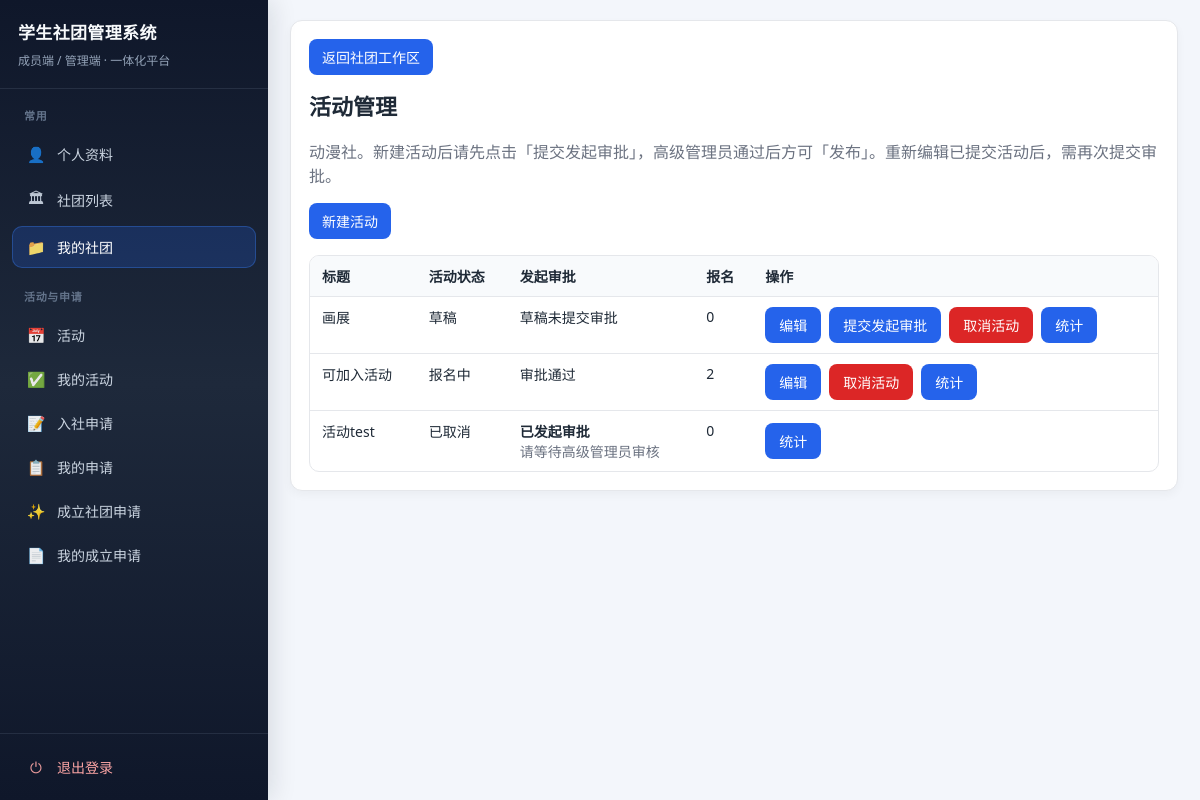
Screenshot of /my-clubs/2/activities/ (signed in) with the database file from the repository.
### club/models.py (models this page shows, shortened)
class ClubInfo(models.Model):
    name = models.CharField(max_length=128, default="学生社团")
    intro = models.TextField(blank=True)
    charter = models.TextField(blank=True)
    contact = models.CharField(max_length=128, blank=True)
    logo_url = models.URLField("标志图片链接", blank=True)
    logo = models.ImageField("标志图片（上传）", upload_to="club_logos/", blank=True)
    principal = models.CharField(max_length=64, blank=True)

class Activity(models.Model):
    club = models.ForeignKey(
        "ClubInfo",
        on_delete=models.CASCADE,
        null=True,
        blank=True,
        related_name="activities",
    )
    title = models.CharField(max_length=128)
    description = models.TextField(blank=True)
    location = models.CharField(max_length=128)
    start_time = models.DateTimeField()
    end_time = models.DateTimeField()
    signup_deadline = models.DateTimeField()
    status = models.CharField(max_length=16, choices=ActivityStatus.choices, default=ActivityStatus.DRAFT)
    owner = models.ForeignKey(settings.AUTH_USER_MODEL, on_delete=models.SET_NULL, null=True, related_name="owned_activities")
    launch_approval_status = models.CharField(
        max_length=20,
        choices=ActivityLaunchApprovalStatus.choices,
        default=ActivityLaunchApprovalStatus.APPROVED,
        help_text="新建活动由社长/副社长提交后进入待高级管理员审批；历史数据默认为已通过。",
    )
    launch_review_comment = models.TextField(blank=True)
    launch_reviewed_by = models.ForeignKey(
        settings.AUTH_USER_MODEL,
        on_delete=models.SET_NULL,
        null=True,
        blank=True,
        related_name="reviewed_activity_launches",
    )
    launch_reviewed_at = models.DateTimeField(null=True, blank=True)
    class Meta:
        ordering = ["-start_time"]

### club/views.py (the view)
# urls.py: path("my-clubs/<int:club_pk>/activities/", views.activity_manage, name="club_activity_manage"),
@login_required
def activity_manage(request, club_pk=None):
    club_o = _require_leader_club(request.user.memberprofile, club_pk)
    activities = (
        Activity.objects.filter(club=club_o)
        .annotate(reg_count=Count("registrations"))
        .order_by("-start_time")
    )
    return render(request, "club/activity_manage.html", {"club": club_o, "activities": activities})

### club/views.py (called while the page is built)
def _get_joined_club_ids(profile):
    club_ids = set(profile.memberships.filter(is_active=True).values_list("club_id", flat=True))
    club_ids.update(
        profile.assignments.filter(is_active=True, department__club__isnull=False).values_list("department__club_id", flat=True)
    )
    if profile.club_id:
        club_ids.add(profile.club_id)
    return sorted(cid for cid in club_ids if cid)

def _get_manageable_club_ids(profile):
    club_ids = set(
        profile.assignments.filter(
            is_active=True,
            department__club__isnull=False,
            position__name__in=CLUB_LEADER_POSITIONS,
        ).values_list("department__club_id", flat=True)
    )
    if profile.role == RoleChoices.CLUB_ADMIN and profile.club_id:
        club_ids.add(profile.club_id)
    return sorted(cid for cid in club_ids if cid)

def _get_profile_club_identity(profile, club):
    if not club:
        return None
    position_names = set(
        profile.assignments.filter(
            is_active=True,
            department__club=club,
            position__name__in=CLUB_LEADER_POSITIONS,
        ).values_list("position__name", flat=True)
    )
    if Position.NameChoices.PRESIDENT in position_names:
        return "president"
    if Position.NameChoices.VICE_PRESIDENT in position_names:
        return "vice_president"
    if club.pk in _get_joined_club_ids(profile):
        return "member"
    return None

def _require_manageable_club(profile, club_pk=None):
    club = get_object_or_404(ClubInfo, pk=club_pk) if club_pk else _get_primary_manageable_club(profile)
    if not club:
        raise PermissionDenied("当前账号没有可管理的社团")
    if club.pk not in _get_manageable_club_ids(profile):
        raise PermissionDenied("无权管理该社团")
    return club

def _require_leader_club(profile, club_pk=None):
    club = _require_manageable_club(profile, club_pk)
    if _get_profile_club_identity(profile, club) not in {"president", "vice_president"}:
        raise PermissionDenied("仅社长或副社长可操作")
    return club

def get_unviewed_visible_notices(user, club=None):
    profile = user.memberprofile
    if profile.role == RoleChoices.SUPER_ADMIN:
        return Notice.objects.none()
    return get_visible_notices(user, club=club).exclude(views__profile=profile)

### templates/club/activity_manage.html (shortened to what this page needs)
{% extends 'club/base.html' %}
{% block page_back %}
<p class="page-back"><a class="btn" href="{% url 'club:my_club_detail' club.pk %}">返回社团工作区</a></p>
{% endblock %}
{% block content %}
<h2>活动管理</h2>
<p class="muted">{{ club.name }}。新建活动后请先点击「提交发起审批」，高级管理员通过后方可「发布」。重新编辑已提交活动后，需再次提交审批。</p>
<p><a href="{% url 'club:club_activity_new' club.pk %}" class="btn">新建活动</a></p>
<table>
<tr>
  <th>标题</th>
  <th>活动状态</th>
  <th>发起审批</th>
  <th>报名</th>
  <th>操作</th>
</tr>
{% for a in activities %}
<tr>
  <td>{{ a.title }}</td>
  <td>{{ a.get_status_display }}</td>
  <td>
    {% if a.launch_approval_status == 'pending_super' %}
    <strong>已发起审批</strong><br><span class="muted">请等待高级管理员审核</span>
    {% else %}
    {{ a.get_launch_approval_status_display }}{% if a.launch_review_comment and a.launch_approval_status == 'rejected' %}<br><span class="muted">{{ a.launch_review_comment }}</span>{% endif %}
    {% endif %}
  </td>
  <td>{{ a.reg_count }}</td>
  <td class="cell-actions">
    <div class="op-group">
    {% if a.status == 'canceled' %}
    <a href="{% url 'club:club_activity_stats' club.pk a.id %}">统计</a>
    {% else %}
    <a href="{% url 'club:club_activity_edit' club.pk a.id %}">编辑</a>
    {% if a.launch_approval_status == 'not_submitted' or a.launch_approval_status == 'rejected' %}
    <form method="post" action="{% url 'club:club_activity_submit_launch' club.pk a.id %}">{% csrf_token %}<button type="submit">提交发起审批</button></form>
    {% elif a.launch_approval_status == 'pending_super' %}
    <form method="post" action="{% url 'club:club_activity_withdraw_launch' club.pk a.id %}">{% csrf_token %}<button type="submit" class="btn-danger">撤回活动审批</button></form>
    {% endif %}
    {% if a.status != 'finished' %}
    <form method="post" action="{% url 'club:club_activity_action' club.pk a.id 'cancel' %}">{% csrf_token %}<button type="submit" class="btn-danger">取消活动</button></form>
    {% endif %}
    <a href="{% url 'club:club_activity_stats' club.pk a.id %}">统计</a>
    {% endif %}
    </div>
  </td>
</tr>
{% empty %}
<tr><td colspan="5" class="muted">暂无活动</td></tr>
{% endfor %}
</table>
{% endblock %}

### templates/club/base.html (style rules this page uses)
:root { --bg: #f3f6fb; --card: #ffffff; --text: #1f2a37; --muted: #6b7280; --border: #e5e7eb; --primary: #2563eb; --primary-hover: #1d4ed8; --success-bg: #ecfdf3; }
* { box-sizing: border-box; }
body { margin: 0; background: var(--bg); color: var(--text); font-family: "Segoe UI", "Microsoft YaHei", Arial, sans-serif; min-height: 100vh; }
h2 { margin-top: 0; font-size: 22px; }
.muted { color: var(--muted); }
table { border-collapse: separate; border-spacing: 0; width: 100%; margin-top: 12px; border: 1px solid var(--border); border-radius: 10px; overflow: hidden; }
th, td { padding: 10px 12px; text-align: left; border-bottom: 1px solid var(--border); vertical-align: top; font-size: 14px; }
th { background: #f8fafc; font-weight: 600; }
tr:last-child td { border-bottom: none; }
button, input[type="submit"], .btn { border: none; border-radius: 8px; background: var(--primary); color: #fff; padding: 8px 13px; cursor: pointer; text-decoration: none; display: inline-block; font-size: 14px; font-family: inherit; }
.btn-danger { background: #dc2626 !important; color: #fff !important; }
.page-back { margin: 0 0 14px 0; }
.page-back a.btn { margin-right: 8px; }
.panel table td a, .panel .inline-actions a { display: inline-block; background: var(--primary); color: #fff !important; padding: 6px 12px; margin: 2px 4px 2px 0; border-radius: 8px; text-decoration: none; font-size: 14px; }
.panel table td a.btn-danger, .panel .inline-actions a.btn-danger, .panel table td.cell-actions .op-group form button.btn-danger { background: #dc2626 !important; color: #fff !important; }
a { color: #1d4ed8; }
.panel table td.cell-actions { vertical-align: middle; }
.panel table td.cell-actions .op-group { display: flex; flex-wrap: wrap; align-items: center; gap: 8px; }
.panel table td.cell-actions .op-group > a { display: inline-flex; align-items: center; justify-content: center; min-height: 36px; padding: 8px 14px; margin: 0 !important; box-sizing: border-box; }
.panel table td.cell-actions .op-group form { display: inline-flex; align-items: center; gap: 6px; margin: 0; }
.panel table td.cell-actions .op-group form button { min-height: 36px; padding: 8px 14px; box-sizing: border-box; margin: 0; }

### rows the page displays
ClubInfo: name "动漫社"
Activity: title "画展", status "草稿", launch_approval_status "草稿未提交审批", reg_count "0", shows "编辑", shows "提交发起审批", shows "取消活动"
Activity: title "可加入活动", status "报名中", launch_approval_status "审批通过", reg_count "2", shows "编辑", shows "取消活动"
Activity: title "活动test", status "已取消", launch_approval_status "已发起审批", reg_count "0", shows "统计"
